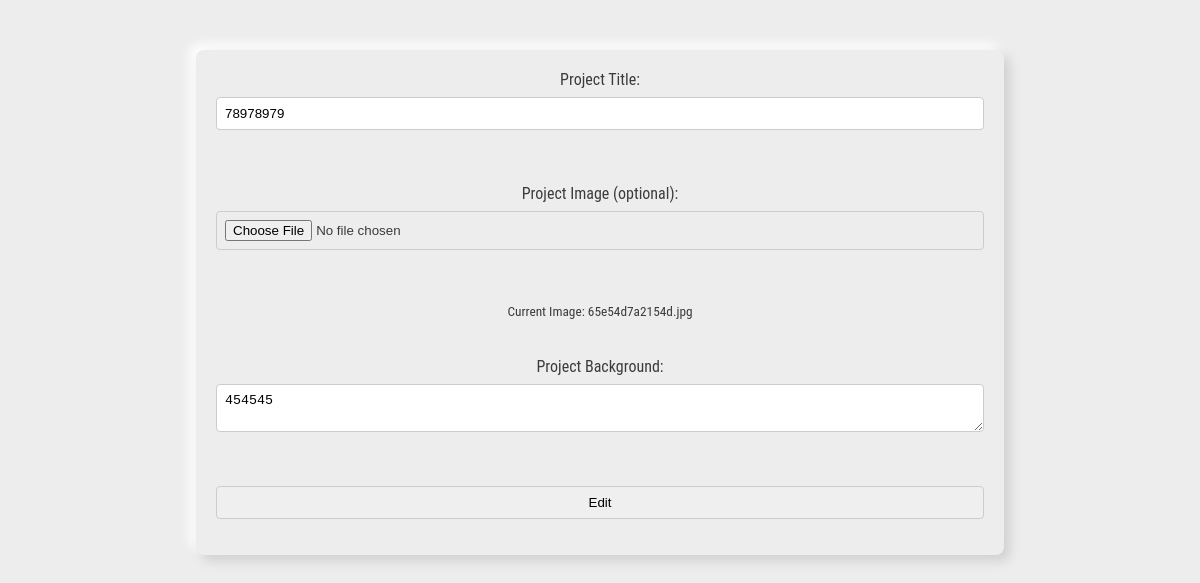
/admin/edit_project_form.php?project_id=7, run on the app's committed database.
### tables this page shows
CREATE TABLE tbl_projects (
  project_id int(11) NOT NULL,
  image_url varchar(255) NOT NULL,
  case_study varchar(255) NOT NULL,
  project_background text,
  design_process text,
  challenges_solutions text,
  results text,
  reflection_lessons_learned text
);

### admin/edit_project_form.php (the view, shortened to what this page needs)
<!DOCTYPE html>
<html lang="en">
<?php
require_once('../includes/connect.php');
$projectId = isset($_GET['project_id']) ? $_GET['project_id'] : 0;
$query = 'SELECT * FROM tbl_projects WHERE project_id = :projectId';
$stmt = $connection->prepare($query);
$stmt->bindParam(':projectId', $projectId, PDO::PARAM_INT);
$stmt->execute();
$row = $stmt->fetch(PDO::FETCH_ASSOC);
?>
<head>
    <link rel="stylesheet" href="../css/main.css" type="text/css">
</head>
<body>
<form action="edit_project.php" method="POST" id="edit" enctype="multipart/form-data">
    <label for="case_study">Project Title: </label>
    <input id="case_study" name="case_study" type="text" value="<?php echo htmlspecialchars($row['case_study']); ?>" required><br><br>
    <label for="image">Project Image (optional): </label>
    <input id="image" name="image" type="file"><br><br>
    <small>Current Image: <?php echo htmlspecialchars($row['image_url']); ?></small><br><br>
    <label for="project_background">Project Background: </label>
    <textarea id="project_background" name="project_background" required><?php echo htmlspecialchars($row['project_background']); ?></textarea><br><br>
    <input name="submit" type="submit" value="Edit">
</form>
</body>
</html>

### css/main.css (style rules this page uses)
html { scroll-behavior:smooth }
body { height:100vh;margin:0;background-color:#ededed }
form { padding:20px;border-radius:8px;max-width:400px;width:100%;margin-top:50px;color:#3b3b3b;font-family:"Roboto Condensed",sans-serif;background-color:#ededed;display:flex;flex-direction:column;align-items:center;box-shadow:6px 6px 12px #d0d0d0,-6px -6px 12px #fff }
label { display:block;margin-bottom:8px }
input { width:100%;padding:8px;margin-bottom:16px;border:1px solid #ccc;border-radius:4px;box-sizing:border-box }
textarea { width:calc(100% - 16px);padding:8px;margin-bottom:16px;border:1px solid #ccc;border-radius:4px;box-sizing:border-box;resize:vertical }
@media screen and (min-width: 375px) { form { display:flex;flex-direction:column;align-items:center;width:100%;max-width:768px } }
@media screen and (min-width: 375px) { textarea { width:100% } }
:root { --plyr-color-main: rgb(138,182,77);--plyr-control-icon-size: 15px;--plyr-control-radius: 20px;--plyr-font-family: "Helvetica Neue", Helvetica, sans-serif;--plyr-controls-spacing: 15px }
body { background-color:#ededed }
#edit { margin-left:auto;margin-right:auto;display:flex;justify-content:center;align-items:center }

### data on the page
tbl_projects: case_study "78978979", image_url "65e54d7a2154d.jpg", project_background "454545"
